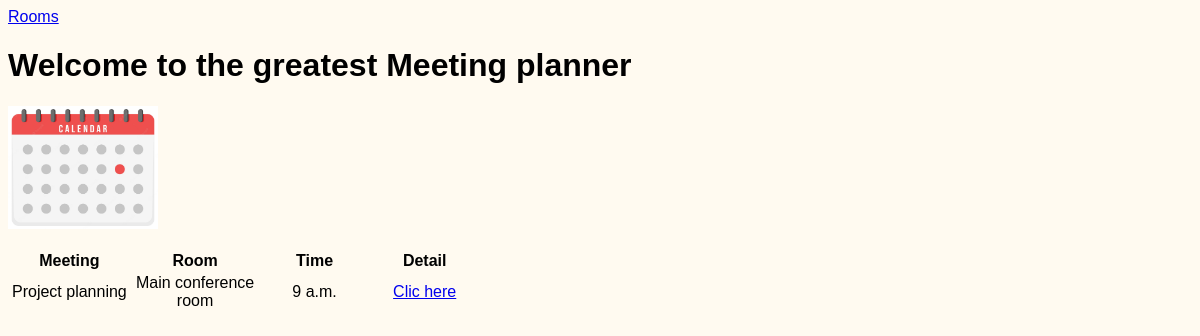
Before: / with the older database file.
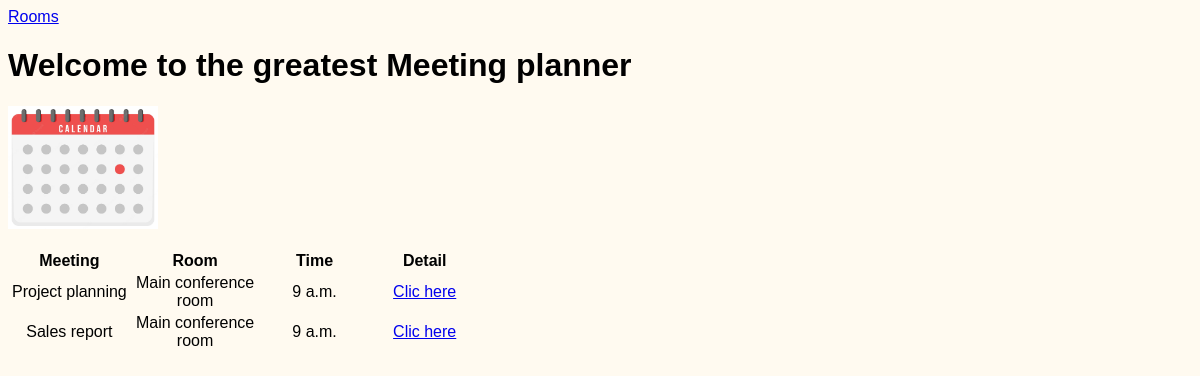
After: the same page with the newer database file.
### meetings/models.py (models this page shows, shortened)
class Meeting(models.Model):
    title = models.CharField(max_length=200)
    date = models.DateField()
    start_time = models.TimeField(default=time(9))
    duration = models.IntegerField(default=1)
    room = models.ForeignKey(Room, on_delete=models.CASCADE)

class Room(models.Model):
    name = models.CharField(max_length=300)
    floor = models.IntegerField()
    room_number = models.IntegerField()

### website/views.py (the view)
# urls.py: path('', index, name='index'),
def index(request):
    meetings = Meeting.objects.all()
    return render(request, "website/index.html", context={'meetings': meetings})

### website/templates/website/index.html (shortened to what this page needs)
{% extends 'base.html' %}
{% load static %}
{% block content %}
    <a href="{% url 'rooms' %}">Rooms</a>
    <h1>Welcome to the greatest Meeting planner</h1>
    <img src="{% static 'website/calendar.png' %}" alt="calendar image" width="150px">
    <p>
        <table>
            <tr>
                <th>Meeting</th>
                <th>Room</th>
                <th>Time</th>
                <th>Detail</th>
            </tr>
            {% for meeting in meetings %}
                <tr>
                    <td>{{ meeting.title }}</td>
                    <td>{{ meeting.room.name }}</td>
                    <td>{{ meeting.start_time }}</td>
                    <td>
                        <a href="{% url 'detail' meeting.id %}">Clic here</a>
                    </td>
                </tr>
            {% endfor %}
        </table>
    </p>
</body>
{% endblock %}

### website/templates/base.html (shortened to what this page needs)
{% load static %}
<!DOCTYPE html>
<html lang="en">
<head>
    <link rel="stylesheet" href="{% static 'website/style.css' %}">
</head>
<body>
    {% block content %}
    {% endblock %}
</body>
</html>

### website/static/website/style.css (style rules this page uses)
body { font-family: sans-serif; background-color: floralwhite; }
table { width: 40%; }
th { width: 180px; text-align: center; }
td { text-align: center; }

Changed rows visible on the page:
added Meeting: title "Sales report", room.name "Main conference room", start_time "9 a.m."
